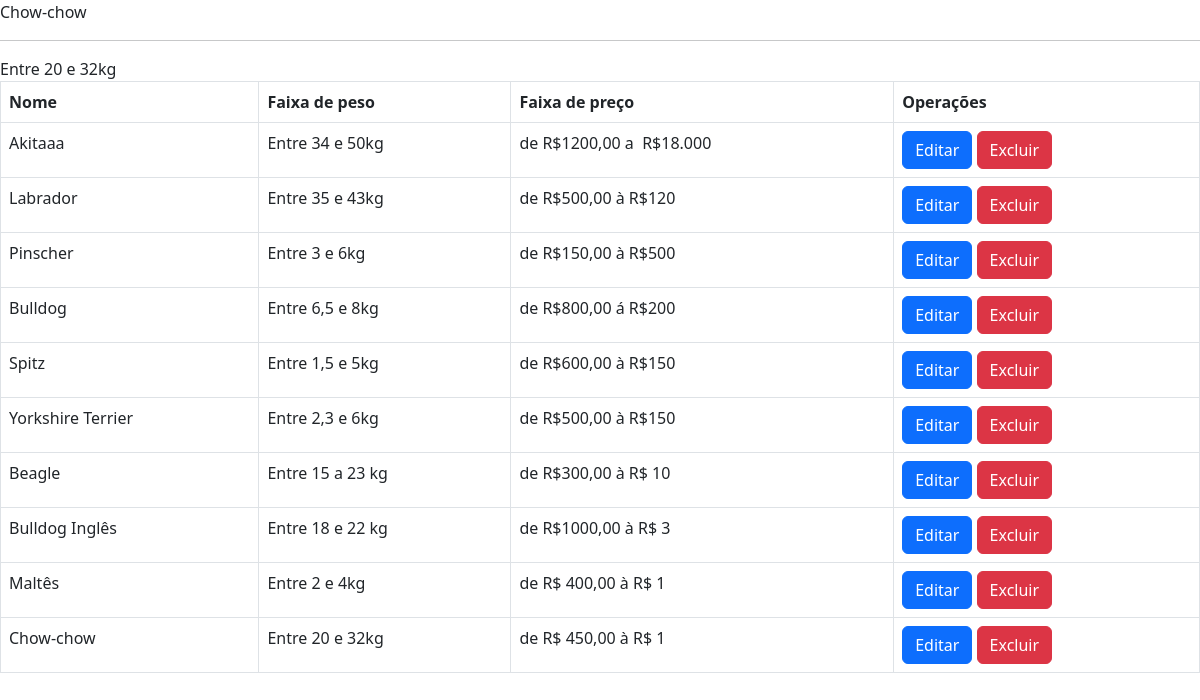
Page /listarRacasPage.php on the committed database.
### tables this page shows
CREATE TABLE IF NOT EXISTS `racas` (
  `id` int NOT NULL AUTO_INCREMENT,
  `nome` varchar(20) DEFAULT NULL,
  `descricao` longtext,
  `faixa_peso` varchar(100) DEFAULT NULL,
  `faixa_preco` varchar(100) DEFAULT NULL,
  PRIMARY KEY (`id`)
);

### controller/racasController.php (called while the page is built, shortened)
<?php
function loadAll() {
    require_once './model/racasModel.php';
    $racas = new racasModel();
    $racasList = $racas->loadAll();
    return $racasList;
}
function loadById($id) {
    require_once './model/racasModel.php';
    $racas = new racasModel();
    $racas->loadById($id);
    return $racas;
}

### model/racasModel.php (called while the page is built, shortened)
<?php
require_once 'ConexaoMysql.php';
class racasModel {
    public function loadAll() {
        $db = new ConexaoMysql();
        $db->Conectar();
        $sql = 'SELECT * FROM racas';
        $resultList = $db->Consultar($sql);
        return $resultList;
    }
}

### model/ConexaoMysql.php (called while the page is built, shortened)
<?php
class ConexaoMysql {
    protected $mysqli;
    protected $server = '127.0.0.1';
    protected $user = 'root';
    protected $pass = '';
    protected $dataBase = 'bichochique';
    public function Conectar(){
        $this->mysqli = new mysqli($this->server, $this->user, $this->pass, $this->dataBase);
        $this->mysqli->set_charset('utf8');
    }
    public function Consultar($sql){
        try {
            if ($result = $this->mysqli->query($sql)){
                return $result;
            } else {
                $this->total = 0;
                return null;
            }
        } catch (Exception $exc) {
            $this->Desconecta();
        }
    }
}

### listarRacasPage.php (the view, shortened to what this page needs)
<!DOCTYPE html>
<html>
    <head>
        <link href="css/bootstrap.min.css" rel="stylesheet" type="text/css"/>
        <link href="css/jquery.dataTables.min.css" rel="stylesheet" type="text/css"/>
    <body>
        <table id="racasTable" class="table table-bordered">
            <thead>
            <th>Nome</th>
            <th>Faixa de peso</th>
            <th>Faixa de preço</th>
            <th>Operações</th>
        </thead>
        <tbody>
            <?php
            require_once './controller/racasController.php';
            $racasList = loadAll();
            foreach ($racasList as $raca) {
                echo '<tr>';
                    echo '<td>';
                        echo $raca['nome'];
                    echo '</td>';
                    echo '<td>';
                        echo $raca['faixa_peso'];
                    echo '</td>';
                    echo '<td>';
                        echo $raca['faixa_preco'];
                    echo '</td>';
                    echo '<td>';
                            echo '<a class="btn btn-primary" href="cadastrarRacasPage.php?cod=edit&&id='.$raca['id'].'">Editar</a>';
                            echo '<a class="btn btn-danger" href="./controller/racasController.php?cod=del&&id='.$raca['id'].'">Excluir</a>';
                    echo '</td>';
                echo '</tr>';
            }
            echo '<hr>';
            ?>
        </tbody>
    </table>
</body>
</html>

### rows in the picture
racas: nome "Akitaaa", faixa_peso "Entre 34 e 50kg", faixa_preco "de R$1200,00 a R$18.000"
racas: nome "Labrador", faixa_peso "Entre 35 e 43kg", faixa_preco "de R$500,00 à R$120"
racas: nome "Pinscher", faixa_peso "Entre 3 e 6kg", faixa_preco "de R$150,00 à R$500"
racas: nome "Bulldog", faixa_peso "Entre 6,5 e 8kg", faixa_preco "de R$800,00 á R$200"
racas: nome "Spitz", faixa_peso "Entre 1,5 e 5kg", faixa_preco "de R$600,00 à R$150"
racas: nome "Yorkshire Terrier", faixa_peso "Entre 2,3 e 6kg", faixa_preco "de R$500,00 à R$150"
racas: nome "Beagle", faixa_peso "Entre 15 a 23 kg", faixa_preco "de R$300,00 à R$ 10"
racas: nome "Bulldog Inglês", faixa_peso "Entre 18 e 22 kg", faixa_preco "de R$1000,00 à R$ 3"
racas: nome "Maltês", faixa_peso "Entre 2 e 4kg", faixa_preco "de R$ 400,00 à R$ 1"
racas: nome "Chow-chow", faixa_peso "Entre 20 e 32kg", faixa_preco "de R$ 450,00 à R$ 1"
